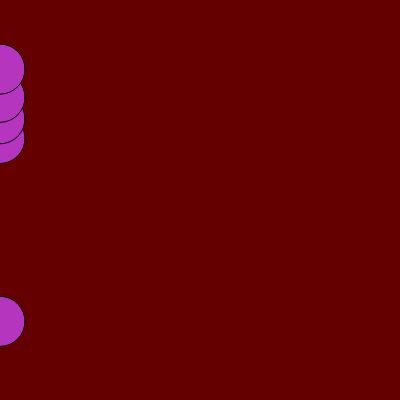
Frame 1 (no input)
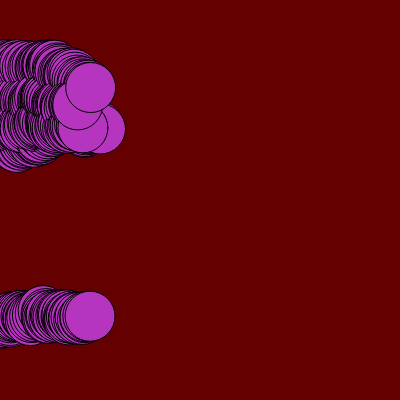
Frame 60 (no input)
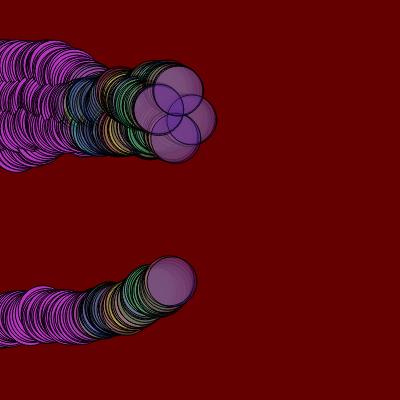
Frame 120 (the mouse pressed at the canvas centre since frame 60)

The p5.js sketch that drew these frames (run headless with seeded random() and noise() and a simulated clock; from frame 60 on, the mouse is pressed at the canvas centre):

// p5.js sketch
// ── sketch.js
let cor;
let circuloX;
let circuloY;
let contador;

function setup() {
  createCanvas(400, 400);
  background(color(100,0,0));
  cor = color(random(0,255),random(0,255),random(0,255));
  circuloX = [0,0,0,0,0];
  circuloY = [random(height),random(height),random(height),random(height),random(height)];
}

function draw() { 
  fill(cor);
  for (contador in circuloX){
      circle(circuloX[contador], circuloY[contador],50);
  circuloX[contador]+= random(0,3);
  circuloY[contador]+= random(-3,3);
  if(circuloX[contador] >=width){
    circuloX[contador]=0;
    circuloY[contador]= random(height);
  }
      }
  
   if(mouseIsPressed){
  cor =color(random(0,255),random(0,255),random(0,255),random(0,100));
  }
}
